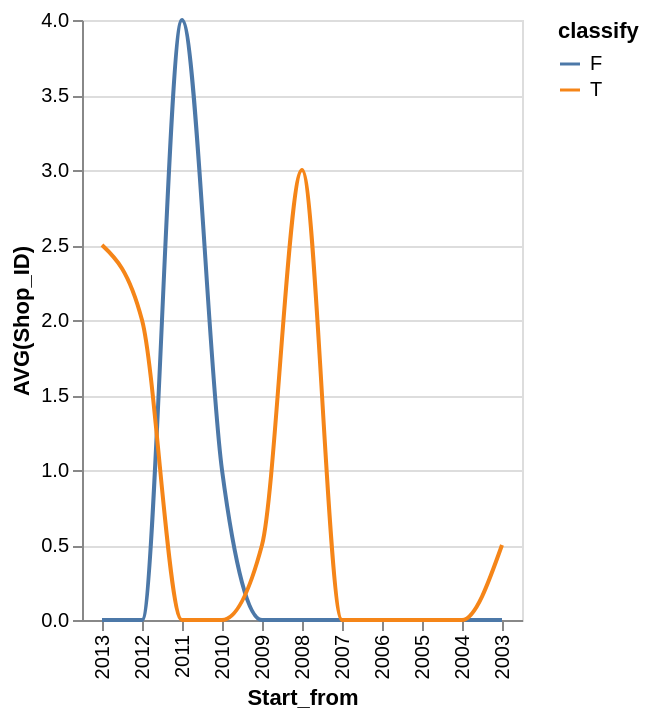

Source (Vega-Lite JSON):
### Vega-Lite specification from a JSON file in a GitHub repository (floating-point values rounded to 4 significant figures)
{"data": {"values": [{"x_data": "2013", "y_data": 0, "classify": "F"}, {"x_data": "2012", "y_data": 0, "classify": "F"}, {"x_data": "2011", "y_data": 4, "classify": "F"}, {"x_data": "2010", "y_data": 1, "classify": "F"}, {"x_data": "2009", "y_data": 0, "classify": "F"}, {"x_data": "2008", "y_data": 0, "classify": "F"}, {"x_data": "2007", "y_data": 0, "classify": "F"}, {"x_data": "2006", "y_data": 0, "classify": "F"}, {"x_data": "2005", "y_data": 0, "classify": "F"}, {"x_data": "2004", "y_data": 0, "classify": "F"}, {"x_data": "2003", "y_data": 0, "classify": "F"}, {"x_data": "2013", "y_data": 2.5, "classify": "T"}, {"x_data": "2012", "y_data": 2, "classify": "T"}, {"x_data": "2011", "y_data": 0, "classify": "T"}, {"x_data": "2010", "y_data": 0, "classify": "T"}, {"x_data": "2009", "y_data": 0.5, "classify": "T"}, {"x_data": "2008", "y_data": 3, "classify": "T"}, {"x_data": "2007", "y_data": 0, "classify": "T"}, {"x_data": "2006", "y_data": 0, "classify": "T"}, {"x_data": "2005", "y_data": 0, "classify": "T"}, {"x_data": "2004", "y_data": 0, "classify": "T"}, {"x_data": "2003", "y_data": 0.5, "classify": "T"}]}, "mark": {"type": "line", "interpolate": "monotone"}, "encoding": {"x": {"field": "x_data", "type": "nominal", "title": "Start_from", "sort": "descending"}, "y": {"field": "y_data", "type": "quantitative", "title": "AVG(Shop_ID)"}, "color": {"field": "classify"}}}
